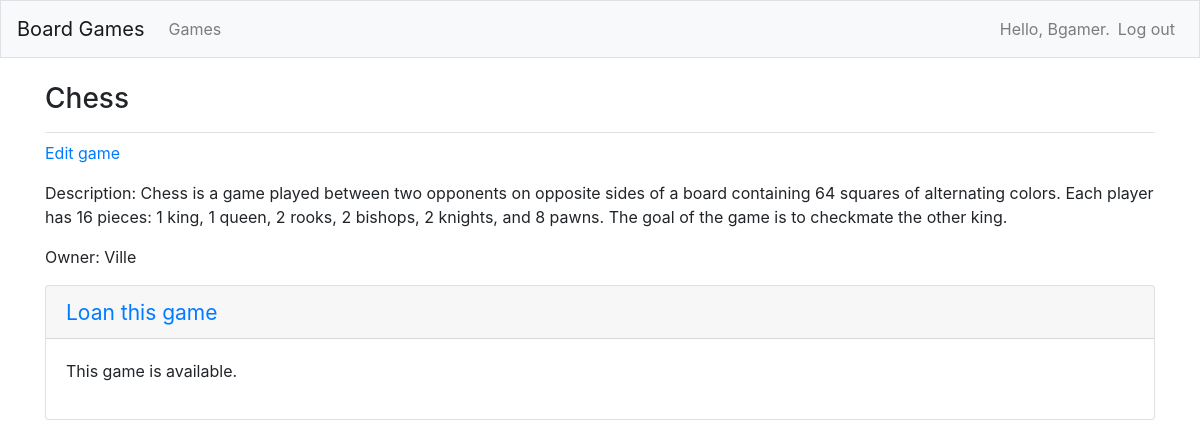
Screenshot of /games/3/ (signed in) with the database file from the repository.
### boardgames/models.py (models this page shows)
class Game(models.Model):
    text = models.CharField(max_length=250)
    description = models.TextField(default="Describe your game")
    owner = models.CharField(default="Owner", max_length=250)
    date_added = models.DateTimeField(auto_now_add=True)
    def __str__(self):
        return self.text

### boardgames/views.py (the view)
# urls.py: path('games/<int:game_id>/', views.game, name='game'),
@login_required
def game(request, game_id):
    game = Game.objects.get(id=game_id)
    loans = game.loan_set.order_by('loaner')
    context = {'game': game, 'loans': loans}
    return render(request, 'boardgames/game.html', context)

### boardgames/templates/boardgames/game.html
{% extends "boardgames/base.html" %}
{% block page_header %}
  <h3>{{ game }}</h3>
{% endblock page_header %}
{% block content %}
<p><a href="{% url 'boardgames:edit_game' game.id %}">
  Edit game</a></p>
<p>Description: {{ game.description }}</p>
<p>Owner: {{ game.owner }}</p>
  {% for loan in loans %}
    <div class="card mb-3">
      <h4 class="card-header">
        <small><a href="{% url 'boardgames:edit_loan' loan.id %}">
              Edit loan</a></small>
        </h4>
        <div class="card-body">
          <p>{{ loan.loaner }} {% if loan.on_loan == True %} has loaned this game
            {{ loan.date_modified|date:'M d, Y H:i' }}.
        </div>
      </div>
{%endif%}
{%empty%}
  <div class="card mb-3">
    <h4 class="card-header">
      <small><a href="{% url 'boardgames:new_loan' game.id %}">Loan this game</a></small>
      </h4>
      <div class="card-body">
        <p>This game is available.
      </div>
    </div>
{%endfor%}
{%endblock content%}

### boardgames/templates/boardgames/base.html (shortened to what this page needs)
{% load bootstrap4 %}
<!doctype html>
<html lang="en">
<head>
  {% bootstrap_css %}
</head>
<body>
    <nav class="navbar navbar-expand-md navbar-light bg-light mb-4 border">
      <a class="navbar-brand" href="{% url 'boardgames:index'%}">
          Board Games</a>
        <div class="collapse navbar-collapse" id="navbarCollapse">
            <ul class="navbar-nav mr-auto">
              <li class="nav-item">
                <a class="nav-link" href="{% url 'boardgames:games'%}">
                    Games</a></li>
            </ul>
            <ul class="navbar-nav ml-auto">
                {% if user.is_authenticated %}
                  <li class="nav-item">
                    <span class="navbar-text">Hello, {{ user.username }}.</span>
                  </li>
                  <li class="nav-item">
                    <a class="nav-link" href="{% url 'users:logout' %}">Log out</a>
                  </li>
                {% else %}
                  <li class="nav-item">
                    <a class="nav-link" href="{% url 'users:register' %}">Register</a>
                  </li>
                  <li class="nav-item">
                    <a class="nav-link" href="{% url 'users:login' %}">Log in</a></li>
                {% endif %}
              </ul>
            </div>
          </nav>
          <main role="main" class="container">
            <div class="pb-2 mb-2 border-bottom">
              {% block page_header %}{% endblock page_header %}
            </div>
            <div>
              {% block content %}{% endblock content %}
            </div>
          </main>
        </body>
        </html>

### rows the page displays
Game: text "Chess", description "Chess is a game played between two opponents on opposite sides of a board containing 64 squares of alternating colors. Each player has 16 pieces: 1 king, 1 queen, 2 rooks, 2 bishops, 2 knights, and 8 pawns. The goal of the game is to checkmate the other king.", owner "Ville"

### other values shown
{{ user.username }} "Bgamer"
